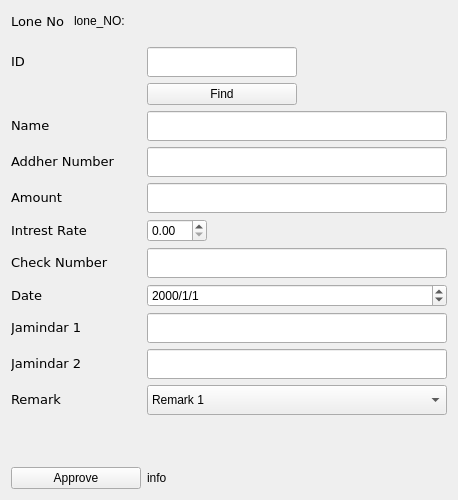
         <widget class="QWidget" name="pagelone">
          <layout class="QGridLayout" name="gridLayout_27">
           <item row="0" column="0" rowspan="2" colspan="2">
            <layout class="QGridLayout" name="gridLayout_11">
             <item row="0" column="0">
              <layout class="QHBoxLayout" name="horizontalLayout">
               <property name="spacing">
                <number>10</number>
               </property>
               <property name="bottomMargin">
                <number>10</number>
               </property>
               <item>
                <widget class="QLabel" name="label_10">
                 <property name="font">
                  <font>
                   <family>Verdana</family>
                   <pointsize>10</pointsize>
                  </font>
                 </property>
                 <property name="text">
                  <string>Lone No</string>
                 </property>
                </widget>
               </item>
               <item>
                <widget class="QLabel" name="lone_no">
                 <property name="text">
                  <string>lone_NO:</string>
                 </property>
                </widget>
               </item>
               <item>
                <spacer name="horizontalSpacer">
                 <property name="orientation">
                  <enum>Qt::Horizontal</enum>
                 </property>
                 <property name="sizeHint" stdset="0">
                  <size>
                   <width>40</width>
                   <height>20</height>
                  </size>
                 </property>
                </spacer>
               </item>
              </layout>
             </item>
             <item row="1" column="0">
              <layout class="QFormLayout" name="formLayout_2">
               <property name="formAlignment">
                <set>Qt::AlignLeading|Qt::AlignLeft|Qt::AlignVCenter</set>
               </property>
               <item row="2" column="0">
                <widget class="QLabel" name="label_13">
                 <property name="font">
                  <font>
                   <family>Verdana</family>
                   <pointsize>10</pointsize>
                  </font>
                 </property>
                 <property name="text">
                  <string>ID</string>
                 </property>
                </widget>
               </item>
               <item row="2" column="1">
                <widget class="QLineEdit" name="lone_ID">
                 <property name="minimumSize">
                  <size>
                   <width>0</width>
                   <height>30</height>
                  </size>
                 </property>
                 <property name="maximumSize">
                  <size>
                   <width>150</width>
                   <height>20</height>
                  </size>
                 </property>
                </widget>
               </item>
               <item row="3" column="1">
                <widget class="QPushButton" name="pushButton">
                 <property name="maximumSize">
                  <size>
                   <width>150</width>
                   <height>16777215</height>
                  </size>
                 </property>
                 <property name="text">
                  <string>Find</string>
                 </property>
                </widget>
               </item>
               <item row="4" column="0">
                <widget class="QLabel" name="label_11">
                 <property name="font">
                  <font>
                   <family>Verdana</family>
                   <pointsize>10</pointsize>
                  </font>
                 </property>
                 <property name="text">
                  <string>Name</string>
                 </property>
                </widget>
               </item>
               <item row="4" column="1">
                <widget class="QLineEdit" name="name">
                 <property name="minimumSize">
                  <size>
                   <width>0</width>
                   <height>30</height>
                  </size>
                 </property>
                 <property name="maximumSize">
                  <size>
                   <width>800</width>
                   <height>16777215</height>
                  </size>
                 </property>
                </widget>
               </item>
               <item row="5" column="0">
                <widget class="QLabel" name="label_9">
                 <property name="font">
                  <font>
                   <family>Verdana</family>
                   <pointsize>10</pointsize>
                  </font>
                 </property>
                 <property name="text">
                  <string>Addher Number</string>
                 </property>
                </widget>
               </item>
               <item row="5" column="1">
                <widget class="QLineEdit" name="addherno">
                 <property name="minimumSize">
                  <size>
                   <width>0</width>
                   <height>30</height>
                  </size>
                 </property>
                 <property name="maximumSize">
                  <size>
                   <width>800</width>
                   <height>16777215</height>
                  </size>
                 </property>
                </widget>
               </item>
               <item row="6" column="0">
                <widget class="QLabel" name="label_12">
                 <property name="font">
                  <font>
                   <family>Verdana</family>
                   <pointsize>10</pointsize>
                  </font>
                 </property>
                 <property name="text">
                  <string>Amount</string>
                 </property>
                </widget>
               </item>
               <item row="6" column="1">
                <widget class="QLineEdit" name="amount">
                 <property name="minimumSize">
                  <size>
                   <width>0</width>
                   <height>30</height>
                  </size>
                 </property>
                 <property name="maximumSize">
                  <size>
                   <width>800</width>
                   <height>16777215</height>
                  </size>
                 </property>
                </widget>
               </item>
               <item row="7" column="0">
                <widget class="QLabel" name="lable">
                 <property name="font">
                  <font>
                   <family>Verdana</family>
                   <pointsize>10</pointsize>
                  </font>
                 </property>
                 <property name="text">
                  <string>Intrest Rate</string>
                 </property>
                </widget>
               </item>
               <item row="7" column="1">
                <widget class="QDoubleSpinBox" name="intrest_rate">
                 <property name="maximumSize">
                  <size>
                   <width>60</width>
                   <height>16777215</height>
                  </size>
                 </property>
                </widget>
               </item>
               <item row="8" column="0">
                <widget class="QLabel" name="lable_2">
                 <property name="font">
                  <font>
                   <family>Verdana</family>
                   <pointsize>10</pointsize>
                  </font>
                 </property>
                 <property name="text">
                  <string>Check Number</string>
                 </property>
                </widget>
               </item>
               <item row="8" column="1">
                <widget class="QLineEdit" name="checkno">
                 <property name="minimumSize">
                  <size>
                   <width>0</width>
                   <height>30</height>
                  </size>
                 </property>
                 <property name="maximumSize">
                  <size>
                   <width>800</width>
                   <height>16777215</height>
                  </size>
                 </property>
                </widget>
               </item>
               <item row="9" column="0">
                <widget class="QLabel" name="date_of_lone">
                 <property name="font">
                  <font>
                   <family>Verdana</family>
                   <pointsize>10</pointsize>
                  </font>
                 </property>
                 <property name="text">
                  <string>Date</string>
                 </property>
                </widget>
               </item>
               <item row="10" column="0">
                <widget class="QLabel" name="date_of_lone_2">
                 <property name="font">
                  <font>
                   <family>Verdana</family>
                   <pointsize>10</pointsize>
                  </font>
                 </property>
                 <property name="text">
                  <string>Jamindar 1</string>
                 </property>
                </widget>
               </item>
               <item row="10" column="1">
                <widget class="QLineEdit" name="jam1_2">
                 <property name="minimumSize">
                  <size>
                   <width>0</width>
                   <height>30</height>
                  </size>
                 </property>
                 <property name="maximumSize">
                  <size>
                   <width>800</width>
                   <height>16777215</height>
                  </size>
                 </property>
                </widget>
               </item>
               <item row="11" column="0">
                <widget class="QLabel" name="date_of_lone_3">
                 <property name="font">
                  <font>
                   <family>Verdana</family>
                   <pointsize>10</pointsize>
                  </font>
                 </property>
                 <property name="text">
                  <string>Jamindar 2</string>
                 </property>
                </widget>
               </item>
               <item row="11" column="1">
                <widget class="QLineEdit" name="jam1_3">
                 <property name="minimumSize">
                  <size>
                   <width>0</width>
                   <height>30</height>
                  </size>
                 </property>
                 <property name="maximumSize">
                  <size>
                   <width>800</width>
                   <height>16777215</height>
                  </size>
                 </property>
                </widget>
               </item>
               <item row="12" column="0">
                <widget class="QLabel" name="remark">
                 <property name="font">
                  <font>
                   <family>Verdana</family>
                   <pointsize>10</pointsize>
                  </font>
                 </property>
                 <property name="text">
                  <string>Remark</string>
                 </property>
                </widget>
               </item>
               <item row="12" column="1">
                <widget class="QComboBox" name="remark_2">
                 <property name="minimumSize">
                  <size>
                   <width>300</width>
                   <height>30</height>
                  </size>
                 </property>
                 <property name="maximumSize">
                  <size>
                   <width>500</width>
                   <height>16777215</height>
                  </size>
                 </property>
                 <item>
                  <property name="text">
                   <string>Remark 1</string>
                  </property>
                 </item>
                 <item>
                  <property name="text">
                   <string>Remark 2</string>
                  </property>
                 </item>
                 <item>
                  <property name="text">
                   <string>Remark 3</string>
                  </property>
                 </item>
                </widget>
               </item>
               <item row="13" column="0">
                <spacer name="verticalSpacer_5">
                 <property name="orientation">
                  <enum>Qt::Vertical</enum>
                 </property>
                 <property name="sizeType">
                  <enum>QSizePolicy::Minimum</enum>
                 </property>
                 <property name="sizeHint" stdset="0">
                  <size>
                   <width>20</width>
                   <height>40</height>
                  </size>
                 </property>
                </spacer>
               </item>
               <item row="14" column="0">
                <widget class="QPushButton" name="approve_btn">
                 <property name="minimumSize">
                  <size>
                   <width>130</width>
                   <height>0</height>
                  </size>
                 </property>
                 <property name="maximumSize">
                  <size>
                   <width>160</width>
                   <height>16777215</height>
                  </size>
                 </property>
                 <property name="layoutDirection">
                  <enum>Qt::LeftToRight</enum>
                 </property>
                 <property name="text">
                  <string>Approve</string>
                 </property>
                </widget>
               </item>
               <item row="14" column="1">
                <widget class="QLabel" name="error_3">
                 <property name="text">
                  <string>info</string>
                 </property>
                </widget>
               </item>
               <item row="9" column="1">
                <widget class="QDateEdit" name="date1_1">
                 <property name="displayFormat">
                  <string>yyyy/M/d</string>
                 </property>
                </widget>
               </item>
              </layout>
             </item>
            </layout>
           </item>
          </layout>
         </widget>
